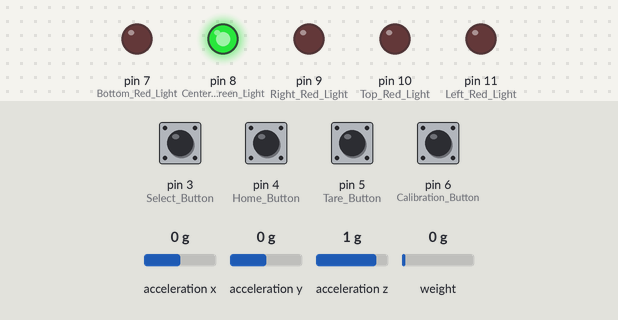
The sketch below on a simulated Arduino Uno, built with avr-gcc and run on an emulated ATmega328P. Shown: output pins drawn as LEDs (lit = HIGH). Inputs (shaded band) come from the test bench; at power-on: pin 3 (Select_Button), pin 4 (Home_Button), pin 5 (Tare_Button), pin 6 (Calibration_Button) LOW, acceleration x 0 g, acceleration y 0 g, acceleration z 1 g, weight on the scale 0 g.

Above: at 4.7 s.
4.8 s: acceleration x set to -0.3 g
At 5.6 s:
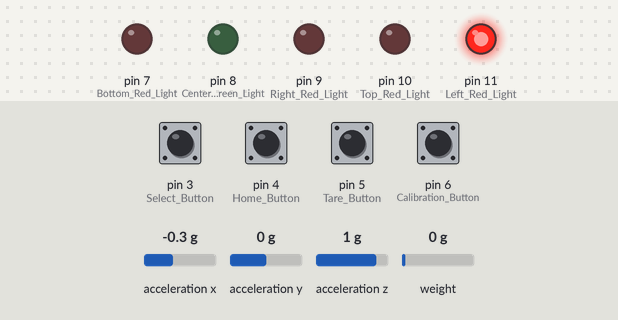
6.6 s: acceleration y set to -0.4 g
At 8.0 s:
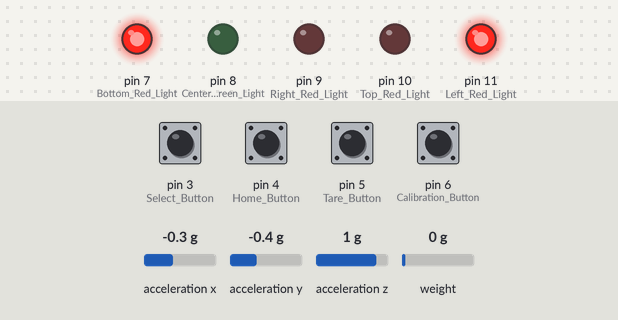
8.6 s: acceleration x set to 0 g
At 10.3 s:
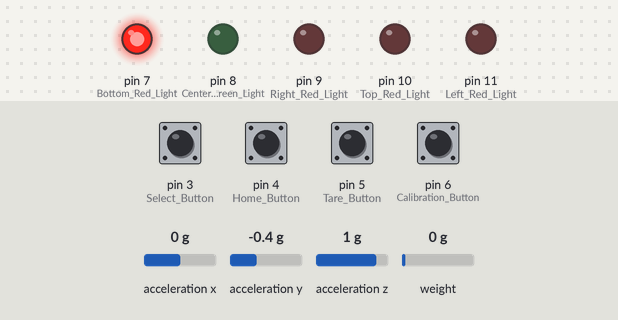
10.6 s: acceleration y set to 0.8 g
At 11.6 s:
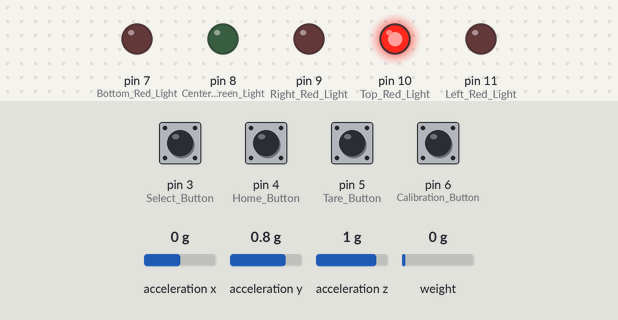
12.5 s: acceleration x set to -1.4 g
At 13.9 s:
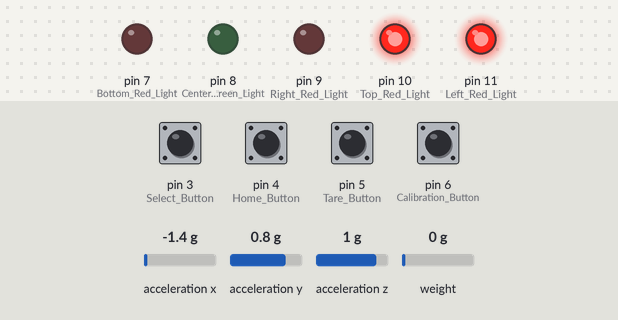
14.5 s: acceleration x set to 0.8 g
At 16.3 s:
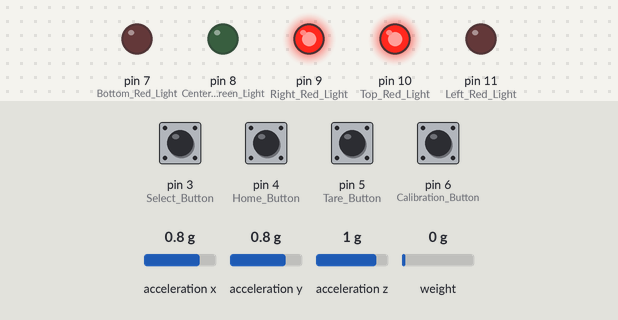
Timing chart, 0 to 17.4 s (numbered marks = the images above; inputs shaded):
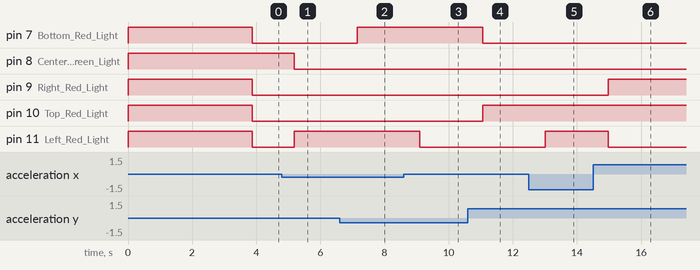

The sketch:

libra_allinone_beta.ino
```cpp
//PROJECT LIBRA SCALE MEASUREMENT SYSTEM - BETA Model
//CODE BY MICHAEL KLOPFER (2015)

#include <SoftwareSerial.h> //For LCD (this is the Sparkfun LCD kit) (Built in Arduino Library)
#include <Hx711.h> //Load Cell A/D (HX711 library)
#include <Wire.h>  //For Accelemeter (Built in Arduino Library)
#include "MMA7660.h" // For Accelemeter (MMA7660 Library)
#include <avr/wdt.h> //For Watchdog Timer (Sometimes the damn thing locks-up and hangs, I think it is something to do with the accelerometer - the WDT sees the hangup and reboots the arduino)

MMA7660 accelemeter; // Initialize accelemeter object
Hx711 scale(A1, A2); // Hx711.DOUT - pin #A2 & Hx711.SCK - pin #A3 ---this sensor uses a propriatary synchronus serial communication, not I2C
SoftwareSerial lcd(13, 2);  // Initialize LCD RX port on PIN2, Pin 13 is TX, this is unused and unconnected to LCD

//----------------------------------
//Global Variables
float powerstatus=0; //variable to hold status of battery power as read by analog in
float temp=0; //variable to read thermistor temp sensor as read by analog in
float calibrated_scale_weight_g=0; //Holding variable for weight
float calibrated_scale_weight_g_1 = 0; //For Averaging
float calibrated_scale_weight_g_2 = 0; //For Averaging
float calibrated_scale_weight_g_3 = 0; //For Averaging
float tare_subtraction_factor=0;  //When TARE is processed, this value is subtracted for the displayed weight
bool overload=0;  //Overloaded Condition flag - this is an underweight or overweight condition
bool shake=0;  //Note unstable in Z condition flag

//Initial Calibration Factors and offsets
float scale_gain=-.0022103;   //Initial Sensor Calibration Offset Value
float scale_offset=36820; //Initial Sensor Calibration Offset Value
float inherent_offset=171;  //Weight of unloaded pan

//Aceleremeter holding values
float ax,ay,az; // Accelemeter Values for x, y, and z
//------------------------------------


//---------------------------------------------------------
void setup()
{
  wdt_enable(WDTO_8S); //Enable Watchdog Timer to reboot arduino on hangup over 8 seconds if PAT heartbeat signal is not received
  accelemeter.init(); //send I2C command to initialize accelemeter

  //User Interface Buttons Initialize
  pinMode(6, INPUT);      //Calibration Button
  digitalWrite(3, LOW);

  pinMode(3, INPUT);     //Select Button
  digitalWrite(4, LOW);

  pinMode(5, INPUT);     //Tare Button
  digitalWrite(5, LOW);

  pinMode(4, INPUT);    //Home Button
  digitalWrite(6, LOW);

  // User Interface LEDS Initialize
  pinMode(7, OUTPUT);      //Bottom Red Light
  digitalWrite(7, HIGH);

  pinMode(8, OUTPUT);    //Center Green Light
  digitalWrite(8, HIGH);

  pinMode(9, OUTPUT);    //Right Red Light
  digitalWrite(9, HIGH);

  pinMode(10, OUTPUT);   //Top Red Light
  digitalWrite(10, HIGH);

  pinMode(11, OUTPUT);      //Left Red Light
  digitalWrite(11, HIGH);


  Serial.begin(9600);  //begin Serial for LCD
  lcd.begin(9600);  // Start the LCD at 9600 baud
  setLCDCursor(0);  // Set cursor to the 3rd spot, 1st line
  lcd.print(" Project Libra "); //Print top line of splash screen
  setLCDCursor(16);  // Set the cursor to the beginning of the 2nd line
  lcd.print("Loading... v1.0B"); //Print bottom line of splash screen
    // Flash the backlight for test:
  for (int i=0; i<3; i++)
  {
    setBacklight(0);
    delay(250);
    setBacklight(255);
    delay(250);
  }
  delay (2000); //wait for all the BS to complete
  clearDisplay();

  //Set the offset and gain values
  scale.setScale(scale_gain); //Gain
  scale.setOffset(scale_offset); //Offset

}

//---------------------------------------------------------
void loop()
{
  accelemeter.getAcceleration(&ax,&ay,&az); //read accelemeter
  overload=0; //reset scale weight overload flag
  calibrated_scale_weight_g_1=scale.getGram() - inherent_offset;  //subtract inherent offset from pan weight (Read 1)
  calibrated_scale_weight_g_2=scale.getGram() - inherent_offset;  //subtract inherent offset from pan weight (Read 2)
  calibrated_scale_weight_g_3=scale.getGram() - inherent_offset;  //subtract inherent offset from pan weight (Read 3)
  calibrated_scale_weight_g = (calibrated_scale_weight_g_1 + calibrated_scale_weight_g_2 + calibrated_scale_weight_g_3)/3;  //return mean average from 3 readings

  if (digitalRead(6)!=0)  //Placeholder for not implemented function (CALIBRATION)
  {
      clearDisplay();
      lcd.print("CAL NOT");
      setLCDCursor(16);
      lcd.print("IMPLEMENTED YET");
      delay(750);
      clearDisplay();
  }

  if (digitalRead(3)!=0)  //Placeholder for not implemented function (SELECT)
  {
      clearDisplay();
      lcd.print("SELECT NOT");
      setLCDCursor(16);
      lcd.print("IMPLEMENTED YET");
      delay(750);
      clearDisplay();
  }

  if (calibrated_scale_weight_g>4000 || calibrated_scale_weight_g<-4000) //Detect overload condition at 4kg - current loadcell is 5KG max, way over specs for device use
    {
      clearDisplay();
      overload=1;
      lcd.print("SCALE");
      setLCDCursor(16);
      lcd.print("OVERLOAD");
      delay(350); //Flash message
      clearDisplay();
    }
    else
    {

    if (shake==1) //Show when scale is unsteady, ignore in overload ondition (this is more serious) - unsteady measured by abnormal change in Z AXIS
    {
      clearDisplay();
      lcd.print("HOLD STEADY");
      setLCDCursor(16);
      lcd.print("****************");
      delay(350); //Hold message to Read
      clearDisplay();
    }

      if (digitalRead(4) != 0) //Reset Tare when Home Button is Pressed
      {
        tare_subtraction_factor=0;
      }
      if (digitalRead(5) != 0) //Look for Tare button Press
      {
        tare_subtraction_factor = calibrated_scale_weight_g;
      }
      calibrated_scale_weight_g = calibrated_scale_weight_g - tare_subtraction_factor;
      setLCDCursor(1);  // set cursor to 2nd spot, 1st row
      //lcd.print(calibrated_scale_weight_g, 1);  // Print weight on scale

   if (tare_subtraction_factor != 0) //Check for Tare - correct display accordingly
   {
    //lcd.print(" g      "); //we have removed the grams reading from the top line of the screen
    lcd.print("        ");
    setLCDCursor(15);
    lcd.print("T"); //This symbol comes up then the tare is activated and persistant until cleared
   }
   else
   {
     //lcd.print("POWER: ");
     //powerstatus = (analogRead(0));      //Power level to read battery level - tis was deactivated as it was difficult to read
     //lcd.print(powerstatus);

     setLCDCursor(15);
     lcd.print(" ");
   }
    setLCDCursor(17); //Place curser to bottom place where screen update will occur
    lcd.print(calibrated_scale_weight_g*0.035274, 1);  // Display Weight
    lcd.print(" Oz      "); //Read only in Oz
    }
   delay(1);

   //Show Tilt Values on LEDs the lights will change as the pan is tilted--------------------

   //X AXIS
  if (ax>.12)
   {
    digitalWrite(9, HIGH);
   }
   else
   {
     digitalWrite(9, LOW);
   }

  if (ax<-.1)
   {
    digitalWrite(11, HIGH);
   }
   else
   {
     digitalWrite(11, LOW);
   }

   //Y AXIS
  if (ay>.32)
   {
    digitalWrite(10, HIGH);
   }
   else
   {
    digitalWrite(10, LOW);
   }


  if (ay<-.22)//sensor on a slight tilt in mounting in handle, this is to compensate
   {
    digitalWrite(7, HIGH);
   }
   else
   {
     digitalWrite(7, LOW);
   }

   // Center LED is Illuminated if the scale is straight

  if (digitalRead(7)==LOW && digitalRead(9)==LOW && digitalRead(10)==LOW && digitalRead(11)==LOW)
   {
     digitalWrite(8, HIGH);
   }
   else
   {
     digitalWrite(8, LOW);
   }

   //Z-AXIS
  if (az>1.3 || az<.6)
   {
    shake=1;
   }
   else
   {
     shake=0;
   }

     wdt_reset(); //Watchdog "Pat" Signal - reset ucontroller if it locks up
}


// ---------------LCD FUNCTIONS--------------------
void setBacklight(byte brightness)
{
  lcd.write(0x80);  // send the backlight command
  lcd.write(brightness);  // send the brightness value
}

void clearDisplay()
{
  lcd.write(0xFE);  // send the special command
  lcd.write(0x01);  // send the clear screen command
}

void setLCDCursor(byte cursor_position)
{
  lcd.write(0xFE);  // send the special command
  lcd.write(0x80);  // send the set cursor command
  lcd.write(cursor_position);  // send the cursor position
}
```

Measured:
- the behaviour switches between -0.1 and -0.2 g on acceleration x (found by bisection; images 0 and 1)
- the behaviour switches between -0.2 and -0.3 g on acceleration y (found by bisection; images 1 and 2)
- after the input at 4.8 s, pin 8 (Center_Green_Light): HIGH → LOW after 0.39 s; pin 11 (Left_Red_Light): LOW → HIGH after 0.39 s
- after the input at 6.6 s, pin 7 (Bottom_Red_Light): LOW → HIGH after 0.54 s
- after the input at 8.6 s, pin 11 (Left_Red_Light): HIGH → LOW after 0.50 s
- after the input at 10.6 s, pin 7 (Bottom_Red_Light): HIGH → LOW after 0.46 s; pin 10 (Top_Red_Light): LOW → HIGH after 0.46 s
- after the input at 12.5 s, pin 11 (Left_Red_Light): LOW → HIGH after 0.52 s
- after the input at 14.5 s, pin 9 (Right_Red_Light): LOW → HIGH after 0.48 s; pin 11 (Left_Red_Light): HIGH → LOW after 0.48 s
